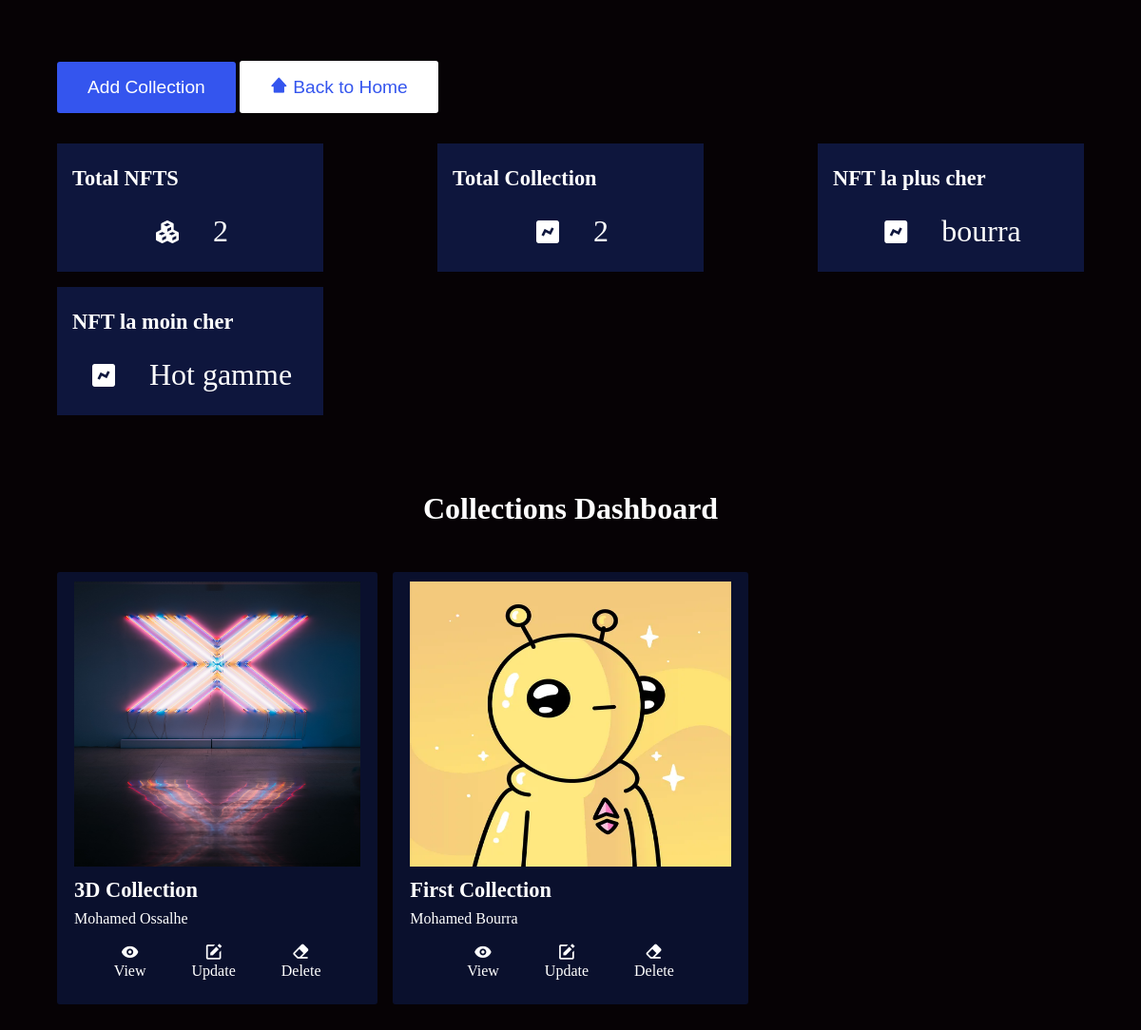
Page /dashboard.php on the committed database.
### tables this page shows
CREATE TABLE `nfts` (
  `nft_id` int(11) NOT NULL,
  `nft_name` varchar(255) NOT NULL,
  `nft_description` varchar(255) NOT NULL,
  `nft_price` int(11) NOT NULL,
  `nft_image` varchar(255) NOT NULL,
  `nft_collection_id` int(11) NOT NULL
);

CREATE TABLE `collections` (
  `collection_id` int(11) NOT NULL,
  `collection_name` varchar(255) NOT NULL,
  `collection_image` varchar(255) NOT NULL,
  `collection_artiste` varchar(255) NOT NULL
);

### dashboard.php (the view, shortened to what this page needs)
<?php include 'connect.php' ?>
<?php
    $select_collections = "SELECT * FROM `collections`";
    $select_collections_quered = mysqli_query($connect, $select_collections);
    $select_nfts = "SELECT * FROM `nfts`";
    $select_nfts_quered = mysqli_query($connect, $select_nfts);
?>
<!DOCTYPE html>
<html lang="en">
<head>
    <?php include 'styles-links.php'  ?>
</head>
<body>
    <div class="dashboard">
        <div class="container">
            <div class="dashboard-btns">
                <a href="add-collection.php"><button class="add-nft dash-btn">Add Collection</button></a>
                <a href="index.php"><button class="add-collection dash-btn"><i class='bx bxs-home-alt-2'></i> Back to Home</button></a>
            </div>
            <div class="statistique">
                <div class="statique-box">
                    <h1>Total NFTS</h1>
                    <div class="box">
                        <i class="bx bxs-component"></i>
                        <p><?php echo mysqli_num_rows($select_nfts_quered)?></p>
                    </div>
                </div>
                <div class="statique-box">
                    <h1>Total Collection</h1>
                    <div class="box">
                        <i class="bx bxs-chart"></i>
                        <p><?php echo mysqli_num_rows($select_collections_quered)?></p>
                    </div>
                </div>
                <div class="statique-box">
                    <h1>NFT la plus cher</h1>
                    <div class="box">
                        <i class="bx bxs-chart"></i>
                        <p>
                            <?php
                                $max_price = "SELECT nft_name FROM `nfts` ORDER BY nft_price DESC";
                                $max_price_quered = mysqli_query($connect, $max_price);
                                $result = mysqli_fetch_assoc($max_price_quered);
                                if(mysqli_num_rows($max_price_quered) !== 0) {
                                    echo $result["nft_name"];
                                }else {
                                    echo 'No NFT';
                                }
                            ?>
                        </p>
                    </div>
                </div>
                <div class="statique-box">
                    <h1>NFT la moin cher</h1>
                    <div class="box">
                        <i class="bx bxs-chart"></i>
                        <p>
                            <?php
                                $min_price = "SELECT nft_name FROM `nfts` ORDER BY nft_price ASC";
                                $min_price_quered = mysqli_query($connect, $min_price);
                                $result = mysqli_fetch_assoc($min_price_quered);
                                if(mysqli_num_rows($min_price_quered) !== 0) {
                                    echo $result["nft_name"];
                                }else {
                                    echo 'No NFT';
                                }
                            ?>
                        </p>
                    </div>
                </div>
            </div>
            <div class="main-heading">
                <h1>Collections Dashboard</h1>
            </div>
            <div class="display-table">
                <?php
                    $sql = "SELECT * FROM `collections`";
                    $sql_quered = mysqli_query($connect, $sql);
                    while($result = mysqli_fetch_assoc($sql_quered)) {
                        echo '
                        <div class="collection nft">
                            <img src="'. $result["collection_image"] .'" alt="nft image" width="100%" height="300px" loading="lazy">
                            <h3>'. $result["collection_name"] .'</h3>
                            <p>'. $result["collection_artiste"] .'</p>
                            <div class="operation-td">
                                <a href="collection-nfts.php?collectionid='. $result["collection_id"] .'" class="view"><i class="bx bxs-show"></i>View</a>
                                <a href="update-collection.php?updateid='. $result["collection_id"] .'" class="update"><i class="bx bxs-edit"></i>Update</a>
                                <a href="?deleteid='. $result["collection_id"] .'" class="delete"><i class="bx bxs-eraser"></i>Delete</a>
                            </div>
                        </div>
                        ';
                    }
                ?>
            </div>
        </div>
    </div>
</body>
</html>

### assets/css/main-style.css (style rules this page uses)
* { padding: 0; margin: 0; box-sizing: border-box; }
body { color: #fff; background-color: #060205; font-family: "AbeeZee"; overflow-x: hidden; }
.container { width: 90%; height: 100%; margin: 0 auto; }
a { color: #fff; text-decoration: none; }
.dashboard { padding: 4rem 0; }
.dashboard .dash-btn { padding: 1rem 2rem; border: none; border-radius: 3px; color: #fff; font-size: 1.2rem; transition: 0.3s; cursor: pointer; }
.dashboard .add-nft { background-color: #3455EE; }
.dashboard .add-collection { background-color: #fff; color: #3455EE; }
.dashboard .statistique { display: grid; grid-template-columns: repeat(auto-fit, minmax(auto, 280px)); justify-content: center; row-gap: 1rem; padding: 2rem 0; }
.dashboard .statistique .statique-box { background-color: #0E163D; padding: 1.5rem 1rem; }
.dashboard .statistique .statique-box h1 { margin-bottom: 1.5rem; font-size: 1.4rem; }
.dashboard .statistique .statique-box .box { display: flex; align-items: center; justify-content: center; gap: 2rem; font-size: 2rem; }
.dashboard .display-table { display: grid; grid-template-columns: repeat(auto-fill, minmax(300px, auto)); gap: 1rem; }
.dashboard .display-table .collection { padding: 0.5rem 1rem; background-color: #0A102D; border: 2px solid #0A102D; border-radius: 3px; transition: 0.3s; cursor: pointer; }
.dashboard .display-table .collection h3 { margin: 0.5rem 0; font-size: 1.4rem; }
.dashboard .display-table .collection .operation-td { display: flex; align-items: center; justify-content: center; gap: 3rem; padding: 1rem 0; }
.dashboard .display-table .collection .operation-td a { display: flex; flex-direction: column; align-items: center; justify-content: center; color: #fff; transition: 0.3s; }
.dashboard .display-table .collection .operation-td a i { font-size: 1.3rem; }
.main-heading { display: flex; flex-direction: column; justify-content: center; align-items: center; gap: 1rem; margin: 3rem 0; text-align: center; }
.main-heading h1 { font-size: 1.5rem; }
@media screen and (min-width: 992px) { .dashboard .statistique { justify-content: space-between; } }
@media screen and (min-width: 992px) { .main-heading h1 { font-size: 2rem; } }

### rows in the picture
nfts: nft_name "bourra"
nfts: nft_name "Hot gamme"
collections: collection_image (picture), collection_name "3D Collection", collection_artiste "Mohamed Ossalhe"
collections: collection_image (picture), collection_name "First Collection", collection_artiste "Mohamed Bourra"

### other values in the picture
mysqli_num_rows($select_nfts_quered) "2"
mysqli_num_rows($select_collections_quered) "2"
